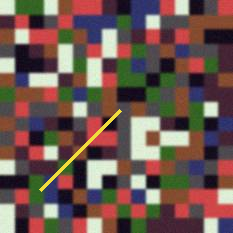
#> input picture examples/messy.png, 233 x 233 px
$ python bench_snap.py
#> lines starting #> are read from the running program, lines starting #| are printed output that depends on the picture
### truepixel.py
#!/usr/bin/env python3
"""truepixel: turn AI "pixel art" into a real, game-ready sprite.

    python truepixel.py image.png [--scale N] [--colors 24 | --palette p.hex] [--out-dir DIR]
    python truepixel.py --demo

Removes a plain light background, finds the true pixel grid (fractional sizes included), rebuilds one real
pixel per cell, snaps colours, and bottom-centres the sprite on a square transparent canvas.
Writes <name>.sprite.png (true size) and <name>.preview.png (before | after, zoomed). numpy + Pillow only.

Grid detection and cell snapping are ported from pixel-snap (MIT); background removal and canvas placement
are rewritten from pxl-cleanup (MIT) without scipy and without the unfake package.
"""
import argparse, os, sys
from dataclasses import dataclass

import numpy as np
from PIL import Image


@dataclass
class Grid:
    scale_x: float
    scale_y: float
    offset_x: float
    offset_y: float
    smooth: bool = False   # smooth upscale: the true colour is only at the cell centre
    warning: str = ""


@dataclass
class Result:
    image: np.ndarray      # one pixel per cell, uint8 RGB or RGBA
    mixed: np.ndarray      # bool per cell: the source broke its own grid there
    grid: Grid
    xs: list
    ys: list
    colors: np.ndarray


# ---------- stage 1: background (pxl-cleanup) ----------

# [48 lines left out: functions _spread, border_connected, _dilate, remove_background, not called in this run]


# ---------- stage 2: grid (pixel-snap) ----------

def _edge_profile(rgb, axis, order=1):
    """Mean colour jump (order=1) or bend (order=2, smooth upscales) between neighbouring columns/rows."""
    d = np.abs(np.diff(rgb.astype(np.int32), n=order, axis=axis)).sum(axis=2)
    return d.mean(axis=0 if axis == 1 else 1)


def _coherence(edge, pos, periods):
    out = np.empty(len(periods), dtype=np.complex128)
    for k in range(0, len(periods), 512):
        p = periods[k:k + 512, None]
        out[k:k + 512] = (edge[None, :] * np.exp(2j * np.pi * pos[None, :] / p)).sum(1)
    return np.abs(out) / edge.sum(), np.angle(out)


def _best_period(edge, max_period=None, around=None):
    """(period, offset, coherence): cell borders add up in phase at the true period and its divisors,
    so the answer is the LARGEST strong peak of the edge spectrum."""
    n = len(edge) + 1
    if edge.max() <= 0 or n < 8:
        return 1.0, 0.0, 0.0
    edge = edge - np.median(edge)
    edge[edge < 0] = 0
    if edge.sum() <= 0:
        return 1.0, 0.0, 0.0
    pos = np.arange(1, n, dtype=np.float64)
    hi = min(max_period or n / 4, n / 4)
    lo = 2.0
    if around:
        lo, hi = max(2.0, around[0]), min(hi, around[1])
    if hi <= lo:
        return 1.0, 0.0, 0.0
    periods = np.exp(np.arange(np.log(lo), np.log(hi), 0.001))
    coh, _ = _coherence(edge, pos, periods)
    best = coh.max()
    if best < max(0.3, 5.5 / np.sqrt(n)):   # pixel-snap: noise reaches ~4.9/sqrt(n)
        return 1.0, 0.0, 0.0
    peaks = [i for i in range(1, len(coh) - 1)
             if coh[i] >= coh[i - 1] and coh[i] >= coh[i + 1] and coh[i] >= 0.8 * best]
    i = max(peaks) if peaks else int(coh.argmax())
    fine = np.linspace(periods[max(i - 2, 0)], periods[min(i + 2, len(periods) - 1)], 81)
    fcoh, fang = _coherence(edge, pos, fine)
    j = int(fcoh.argmax())
    p = float(fine[j])
    return p, float((fang[j] / (2 * np.pi) * p) % p), float(fcoh[j])


def _blur(rgb, sigma=1.0):
    """Separable Gaussian: keeps the low-frequency bends of a smooth upscale, drops JPEG block seams."""
    r = int(3 * sigma)
    k = np.exp(-0.5 * (np.arange(-r, r + 1) / sigma) ** 2)
    k /= k.sum()
    out = rgb.astype(np.float64)
    for axis in (0, 1):
        pad = [(r, r) if a == axis else (0, 0) for a in range(out.ndim)]
        p = np.pad(out, pad, mode="reflect")
        out = sum(k[i] * np.take(p, np.arange(i, i + out.shape[axis]), axis=axis) for i in range(len(k)))
    return out


def _axis_grid(rgb, axis, max_scale, soft=None, around=None):
    p1, o1, c1 = _best_period(_edge_profile(rgb, axis), max_scale, around)
    p2, o2, c2 = _best_period(_edge_profile(rgb if soft is None else soft, axis, order=2), max_scale, around)
    if p2 > 1 and c2 > c1:   # bends sit on cell centres; the border is half a cell back
        return p2, (o2 + 0.5 - p2 / 2) % p2, True, c2
    return p1, o1, False, c1


def cell_fit(rgb, px, py, ox, oy):
    """Share of the colour variance the cells' own means explain (1 = every cell flat)."""
    a = np.asarray(rgb, dtype=np.float64)[..., :3]
    h, w = a.shape[:2]
    xs, ys = _bounds(w, px, ox), _bounds(h, py, oy)
    lx = np.searchsorted(xs, np.arange(w), side="right") - 1
    ly = np.searchsorted(ys, np.arange(h), side="right") - 1
    flat = (ly[:, None] * (len(xs) + 1) + lx[None, :]).ravel()
    n = np.bincount(flat).astype(np.float64)
    total = ((a - a.reshape(-1, 3).mean(0)) ** 2).sum()
    if total <= 0:
        return 1.0
    within = 0.0
    for c in range(3):
        v = a[..., c].ravel()
        s, s2 = np.bincount(flat, weights=v), np.bincount(flat, weights=v * v)
        within += (s2 - np.where(n > 0, s * s / np.maximum(n, 1), 0)).sum()
    return float(1 - within / total)


GRID_FIT = 0.75     # pixel-snap, measured: upscaled sprites >= 0.836, photos <= 0.73
SAME_PIXEL = 1.15   # axes within 15 % are one square pixel found twice


def detect_grid(img, max_scale=None, hint=None, square=True):
    rgb = np.asarray(img)[..., :3]
    soft = _blur(rgb)
    near = (hint / SAME_PIXEL, hint * SAME_PIXEL) if hint else None
    px, ox, sx, cx = _axis_grid(rgb, 1, max_scale, soft, near)
    py, oy, sy, cy = _axis_grid(rgb, 0, max_scale, soft, near)
    found = (px, py, ox, oy)
    warning = ""
    if square and (px > 1) != (py > 1):
        p = max(px, py)
        axis = 0 if px > 1 else 1
        q, o, s, _ = _axis_grid(rgb, axis, max_scale, soft, (p * 0.98, p * 1.02))
        o = o if q > 1 else 0.0
        if axis == 0:
            py, oy, sy = p, o, s
        else:
            px, ox, sx = p, o, s
        warning = (f"the {'y' if axis == 0 else 'x'} axis showed no grid; used the other axis's pixel size "
                   f"{p:.3g} for both (square pixels)")
    elif px > 1 and py > 1 and max(px, py) / min(px, py) > 1.03:
        r = max(px, py) / min(px, py)
        if square and r <= SAME_PIXEL:
            p, keep = (px, "x") if cx >= cy else (py, "y")
            q, o, s, _ = _axis_grid(rgb, 0 if keep == "x" else 1, max_scale, soft, (p * 0.98, p * 1.02))
            was = (px, py)
            if keep == "x":
                py, oy = p, (o if q > 1 else oy)
            else:
                px, ox = p, (o if q > 1 else ox)
            warning = (f"axes disagreed: x {was[0]:.3g}, y {was[1]:.3g}; used square {p:.3g} from the stronger "
                       f"{keep} axis. Check it, or pass --scale")
        else:
            warning = (f"pixels are not square: x {px:.3g}, y {py:.3g} (aspect 1:{r:.2g}); kept as found. "
                       f"Pass --scale to force one size")
    if px > 1 or py > 1:
        fx, fy, fox, foy = found if found[0] > 1 and found[1] > 1 else (px, py, ox, oy)
        fit = cell_fit(rgb, fx, fy, fox, foy)
        if fit < GRID_FIT:
            p = max(px, py)
            hint = (f"if this IS pixel art (1-px dithering through a smooth upscale fits poorly), pass --scale "
                    f"{round(p)}" if fit >= 0.6 and abs(p - round(p)) < 0.1 else "Pass --scale if you know the pixel size")
            return Grid(1.0, 1.0, 0.0, 0.0, False,
                        f"no pixel grid: the best grid found ({px:.3g} x {py:.3g} px) explains only {fit:.0%} "
                        f"of the colour, so this looks like a photo or a painting; the output is the input, 1:1. {hint}")
    if px <= 1 and py <= 1:
        warning = "no grid found: this does not look like an upscaled pixel image; the output is the input, 1:1"
    return Grid(px, py, ox, oy, sx or sy, warning)


def _bounds(n, scale, offset):
    if scale <= 1:
        return list(range(n + 1))
    k0 = int(np.floor(-offset / scale))
    starts = (offset + scale * np.arange(k0, k0 + int(n / scale) + 3))
    starts = [int(round(x)) for x in starts if 1 <= round(x) <= n - 1]
    return sorted(set([0] + starts + [n]))


# ---------- stage 3: colours (pixel-snap) ----------

# [20 lines left out: function load_palette, not called in this run]


def _nearest(colors, palette):
    return ((colors.astype(np.int32)[:, None, :] - palette.astype(np.int32)[None]) ** 2).sum(2).argmin(1)


# [18 lines left out: function _kmeans, not called in this run]


def snap(img, colors=None, palette=None, grid=None, mix_threshold=48.0, mix_fraction=0.2):
    """One colour per cell, read from the cell centre (borders hold the blur), then snap colours."""
    arr = np.asarray(img)
    if arr.ndim == 2:
        arr = np.stack([arr] * 3, axis=2)
    has_alpha = arr.shape[2] == 4
    grid = grid or detect_grid(arr)
    h, w = arr.shape[:2]
    xs, ys = _bounds(w, grid.scale_x, grid.offset_x), _bounds(h, grid.scale_y, grid.offset_y)
    gh, gw = len(ys) - 1, len(xs) - 1
    out = np.zeros((gh, gw, 4), dtype=np.uint8)
    mixed = np.zeros((gh, gw), dtype=bool)
    if grid.smooth:
        window = lambda a, b: (a + (b - a - 1) // 2, a + (b - a) // 2 + 1)
    else:
        window = lambda a, b: (a + (b - a) // 4, b - (b - a) // 4)
    wy = [window(ys[j], ys[j + 1]) for j in range(gh)]
    wx = [window(xs[i], xs[i + 1]) for i in range(gw)]
    # cells come in a few window sizes: one batched median per size instead of one call per cell
    for hh in {b - a for a, b in wy}:
        J = [j for j in range(gh) if wy[j][1] - wy[j][0] == hh]
        rows = np.array([wy[j][0] for j in J])[:, None] + np.arange(hh)
        for ww in {b - a for a, b in wx}:
            I = [i for i in range(gw) if wx[i][1] - wx[i][0] == ww]
            cols = np.array([wx[i][0] for i in I])[:, None] + np.arange(ww)
            cells = arr[rows[:, :, None, None], cols[None, None, :, :]].astype(np.int32)   # (J, hh, I, ww, C)
            cells = cells.transpose(0, 2, 1, 3, 4).reshape(len(J), len(I), hh * ww, -1)
            med = np.median(cells, axis=2)
            dist = np.sqrt(((cells[..., :3] - med[:, :, None, :3]) ** 2).sum(-1))
            mix = (dist > mix_threshold).mean(-1) > mix_fraction
            if has_alpha:   # an edge cell: the removed background must not tint it
                for a, b in zip(*np.nonzero((med[..., 3] >= 128) & (cells[..., 3] < 128).any(-1))):
                    cell = cells[a, b][cells[a, b, :, 3] >= 128]
                    med[a, b] = np.median(cell, axis=0)
                    mix[a, b] = (np.sqrt(((cell[:, :3] - med[a, b, :3]) ** 2).sum(1)) > mix_threshold).mean() > mix_fraction
            jj, ii = np.ix_(J, I)
            out[jj, ii, :3] = np.rint(med[..., :3])
            out[jj, ii, 3] = np.where(med[..., 3] >= 128, 255, 0) if has_alpha else 255
            mixed[jj, ii] = mix
    opaque = out[..., 3] > 0
    cols = out[..., :3][opaque]
    if opaque.any() and palette is not None:
        palette = np.asarray(palette, dtype=np.uint8)
        out[..., :3][opaque] = palette[_nearest(cols, palette)]
    elif opaque.any() and colors:
        centers = _kmeans(cols, colors)
        out[..., :3][opaque] = centers[_nearest(cols, centers)]
    out[..., :3][~opaque] = 0
    used = np.unique(out[..., :3][opaque], axis=0) if opaque.any() else np.zeros((0, 3), np.uint8)
    return Result(out if has_alpha else out[..., :3], mixed, grid, xs, ys, used)


# ---------- stage 4: canvas (pxl-cleanup) ----------

# [94 lines left out: functions place_on_canvas, clean, preview, main, not called in this run]


# [2 lines that do not run on import are left out]

### bench/bench_snap.py
"""Time pixel-snap's per-cell loop against truepixel's batched cells on the same input, and check they agree.

    python bench/bench_snap.py

loop_cells() is the cell loop of pixel-snap 0.5.2 snap() (MIT, klavdiy-core), copied unchanged.
Only RGB inputs are used, where truepixel's edge-cell rule for transparency does not apply.
"""
import os, statistics, sys, time

import numpy as np
from PIL import Image

sys.path.insert(0, os.path.join(os.path.dirname(os.path.abspath(__file__)), ".."))
import truepixel as tp  # noqa: E402


def loop_cells(arr, grid, mix_threshold=48.0, mix_fraction=0.2):
    has_alpha = arr.shape[2] == 4
    h, w = arr.shape[:2]
    xs, ys = tp._bounds(w, grid.scale_x, grid.offset_x), tp._bounds(h, grid.scale_y, grid.offset_y)
    gh, gw = len(ys) - 1, len(xs) - 1
    out = np.zeros((gh, gw, 4), dtype=np.uint8)
    mixed = np.zeros((gh, gw), dtype=bool)
    if grid.smooth:
        def window(a, b):
            return a + (b - a - 1) // 2, a + (b - a) // 2 + 1
    else:
        def window(a, b):
            return a + (b - a) // 4, b - (b - a) // 4
    for j in range(gh):
        wy0, wy1 = window(ys[j], ys[j + 1])
        for i in range(gw):
            wx0, wx1 = window(xs[i], xs[i + 1])
            cell = arr[wy0:wy1, wx0:wx1].reshape(-1, arr.shape[2]).astype(np.int32)
            med = np.median(cell, axis=0)
            out[j, i, :3] = np.rint(med[:3])
            out[j, i, 3] = (255 if med[3] >= 128 else 0) if has_alpha else 255
            dist = np.sqrt(((cell[:, :3] - med[:3]) ** 2).sum(1))
            mixed[j, i] = (dist > mix_threshold).mean() > mix_fraction
    return out, mixed


def batched_cells(arr, grid):
    res = tp.snap(arr, grid=grid)   # no colours/palette: only the cell step and bookkeeping
    img = res.image if res.image.shape[2] == 4 else np.dstack([res.image, np.full(res.image.shape[:2], 255, np.uint8)])
    return img, res.mixed


def median_ms(fn, runs):
    ts = []
    for _ in range(runs):
        t = time.perf_counter(); fn(); ts.append(time.perf_counter() - t)
    return statistics.median(ts) * 1000


if __name__ == "__main__":
    ex = os.path.join(os.path.dirname(os.path.abspath(__file__)), "..", "examples")
    messy = np.asarray(Image.open(os.path.join(ex, "messy.png")).convert("RGB"))
#> messy is the input picture: shape (233, 233, 3); mean R, G, B 111.6, 87.7, 80.8
    trex = np.asarray(Image.open(os.path.join(ex, "trex.jpg")).convert("RGB"))
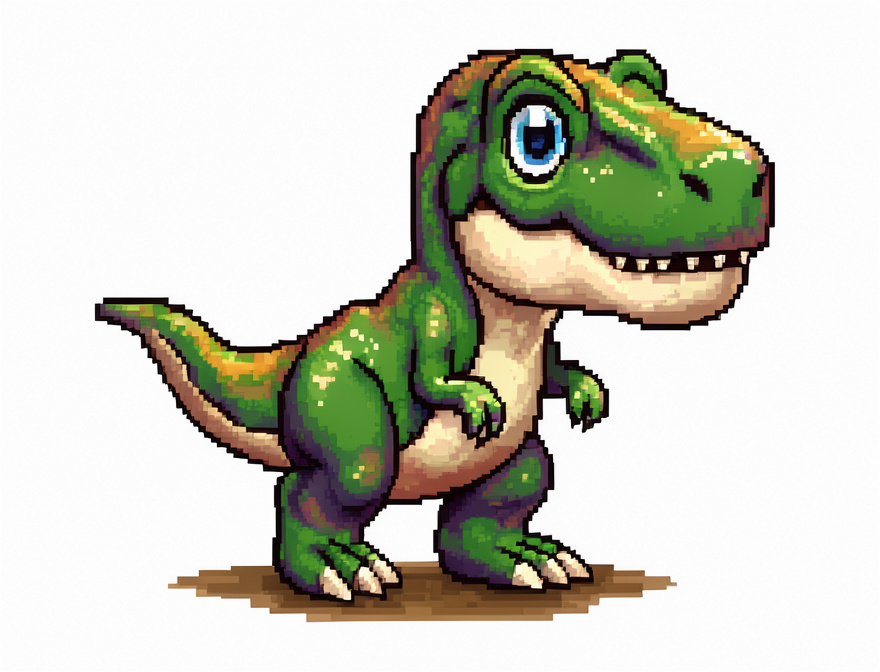
#> input picture examples/trex.jpg, 880 x 672 px
#> trex is the input picture: shape (672, 880, 3); mean R, G, B 204.3, 204.6, 191.4
    cases = [("messy.png, detected grid", messy, tp.detect_grid(messy)),
             ("trex.jpg 880x672, --scale 6", trex, tp.Grid(6, 6, 0, 0)),
             ("trex.jpg 880x672, --scale 4", trex, tp.Grid(4, 4, 0, 0))]
#> the loop in _blur, `for axis in (0, 1):` made 2 passes
#> pass 1, in _blur, `p = np.pad(out, pad, mode="reflect")`:
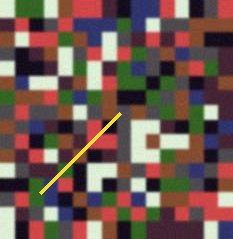
#> p: shape (239, 233, 3) float64; mean R, G, B 111.7, 87.8, 81
#> in _edge_profile, `d = np.abs(np.diff(rgb.astype(np.int32), n=order, axis=axis)).sum(axis..`:
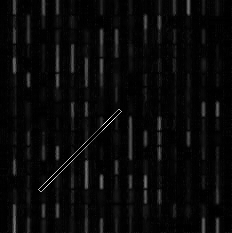
#> d: shape (233, 232) int64; min 0, max 469, mean 17.9; drawn with min black and max white
#> in _best_period, `n = len(edge) + 1`: n = 233
#> in _best_period, `edge = edge - np.median(edge)`: edge = 232 values, max 68.76 at index 14, min -6.95 at index 226, mean 7.98
#> in _best_period, `hi = min(max_period or n / 4, n / 4)`: hi = 58.25
#> in _best_period, `coh, _ = _coherence(edge, pos, periods)`: coh = 3372 values, max 0.85 at index 1984, min 0.0013 at index 410, mean 0.0882
#> in _best_period, `best = coh.max()`: best = 0.85
#> in _best_period, `peaks = [i for i in range(1, len(coh) - 1) if coh[i] >= coh[i - 1] and..`: peaks = [1984]
#> in _best_period, `i = max(peaks) if peaks else int(coh.argmax())`: i = 1984
#> in _best_period, `fcoh, fang = _coherence(edge, pos, fine)`: fcoh = 81 values, max 0.85 at index 43, min 0.849 at index 0, mean 0.85; fang = 81 values, max 0.173 at index 0, min -0.0107 at index 80, mean 0.0809
#> in _best_period, `j = int(fcoh.argmax())`: j = 43
#> in _best_period, `p = float(fine[j])`: p = 14.55
#> in _axis_grid, `p1, o1, c1 = _best_period(_edge_profile(rgb, axis), max_scale, around)`: o1 = 0.171; c1 = 0.85
#> call 2 of _edge_profile, with axis = 1, order = 2
#> in _edge_profile (call 2), `d = np.abs(np.diff(rgb.astype(np.int32), n=order, axis=axis)).sum(axis..`:
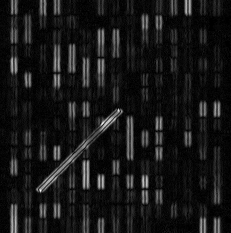
#> d: shape (233, 231) int64; min 0, max 86, mean 7.9; drawn with min black and max white
#> in _axis_grid, `p2, o2, c2 = _best_period(_edge_profile(rgb if soft is None else soft,..`: p2 = 14.56; o2 = 14.12; c2 = 0.647
#> in detect_grid, `px, ox, sx, cx = _axis_grid(rgb, 1, max_scale, soft, near)`: px = 14.55; ox = 0.171; sx = False; cx = 0.85
#> call 3 of _edge_profile, with axis = 0, order = 1
#> in _edge_profile (call 3), `d = np.abs(np.diff(rgb.astype(np.int32), n=order, axis=axis)).sum(axis..`:
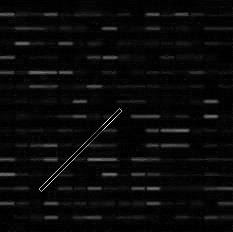
#> d: shape (232, 233) int64; min 0, max 469, mean 18.1; drawn with min black and max white
#> call 4 of _edge_profile, with axis = 0, order = 2
#> in _edge_profile (call 4), `d = np.abs(np.diff(rgb.astype(np.int32), n=order, axis=axis)).sum(axis..`:
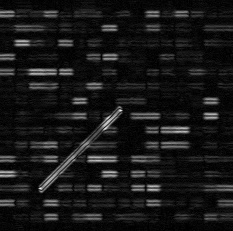
#> d: shape (231, 233) int64; min 0, max 87, mean 8; drawn with min black and max white
#> in detect_grid, `py, oy, sy, cy = _axis_grid(rgb, 0, max_scale, soft, near)`: py = 14.54; oy = 0.215; sy = False; cy = 0.861
#> in detect_grid, `found = (px, py, ox, oy)`: found = (14.55, 14.54, 0.171, 0.215)
#> in detect_grid, `fx, fy, fox, foy = found if found[0] > 1 and found[1] > 1 else (px, py..`: fx = 14.55; fy = 14.54; fox = 0.171; foy = 0.215
#> in _bounds, `k0 = int(np.floor(-offset / scale))`: k0 = -1
#> in _bounds, `starts = (offset + scale * np.arange(k0, k0 + int(n / scale) + 3))`: starts = 19 values from -14.37 to 247.4
#> in _bounds, `starts = [int(round(x)) for x in starts if 1 <= round(x) <= n - 1]`: starts = [15, 29, 44, 58, 73, 87, 102, 117, 131, 146, 160, 175, 189, 204, 218]
#> in cell_fit, `xs, ys = _bounds(w, px, ox), _bounds(h, py, oy)`: xs = [0, 15, 29, 44, 58, 73, 87, 102, 117, 131, 146, 160, 175, 189, 204, 218, 233]; ys has the same summary as xs
#> in cell_fit, `lx = np.searchsorted(xs, np.arange(w), side="right") - 1`: lx = 233 values from 0 to 15
#> in cell_fit, `n = np.bincount(flat).astype(np.float64)`: n = 286 values, max 225 at index 0, min 0 at index 16, mean 189.8
#> in cell_fit, `total = ((a - a.reshape(-1, 3).mean(0)) ** 2).sum()`: total = 602087435.1
#> the loop in cell_fit, `for c in range(3):` made 3 passes
#> within on passes 1 to 3: 24463334.4, 44693142.6, 55373958.2
#> after the loop in cell_fit, `for c in range(3):`: within = 55373958.2
#> in detect_grid, `fit = cell_fit(rgb, fx, fy, fox, foy)`: fit = 0.908
    for name, arr, grid in cases:
        a, b = loop_cells(arr, grid), batched_cells(arr, grid)
        same = np.array_equal(a[0], b[0]) and np.array_equal(a[1], b[1])
        t_loop, t_new = median_ms(lambda: loop_cells(arr, grid), 5), median_ms(lambda: batched_cells(arr, grid), 5)
        print(f"{name:32s} cells {a[1].size:6d}  identical {same}  pixel-snap loop {t_loop:7.1f} ms  "
              f"truepixel {t_new:6.1f} ms  ({t_loop / t_new:.1f}x)")
#> this loop made 3 passes
#> (name, t_loop, t_new) on passes 1 to 3: ('messy.png, detected grid', 9.42, 2.48), ('trex.jpg 880x672, --scale 6', 509, 29.61), ('trex.jpg 880x672, --scale 4', 1115.4, 34.47)
#| messy.png, detected grid         cells    256  identical True  pixel-snap loop     9.4 ms  truepixel    2.5 ms  (3.8x)
#| trex.jpg 880x672, --scale 6      cells  16464  identical True  pixel-snap loop   509.0 ms  truepixel   29.6 ms  (17.2x)
#| trex.jpg 880x672, --scale 4      cells  36960  identical True  pixel-snap loop  1115.4 ms  truepixel   34.5 ms  (32.4x)
#> pass 3, in batched_cells (call 13), `img = res.image if res.image.shape[2] == 4 else np.dstack([res.image, ..`:
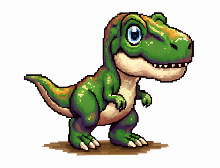
#> img: shape (168, 220, 4); mean of channels 0, 1, 2, 3 204.4, 204.6, 191.4, 255; drawn as R, G, B
